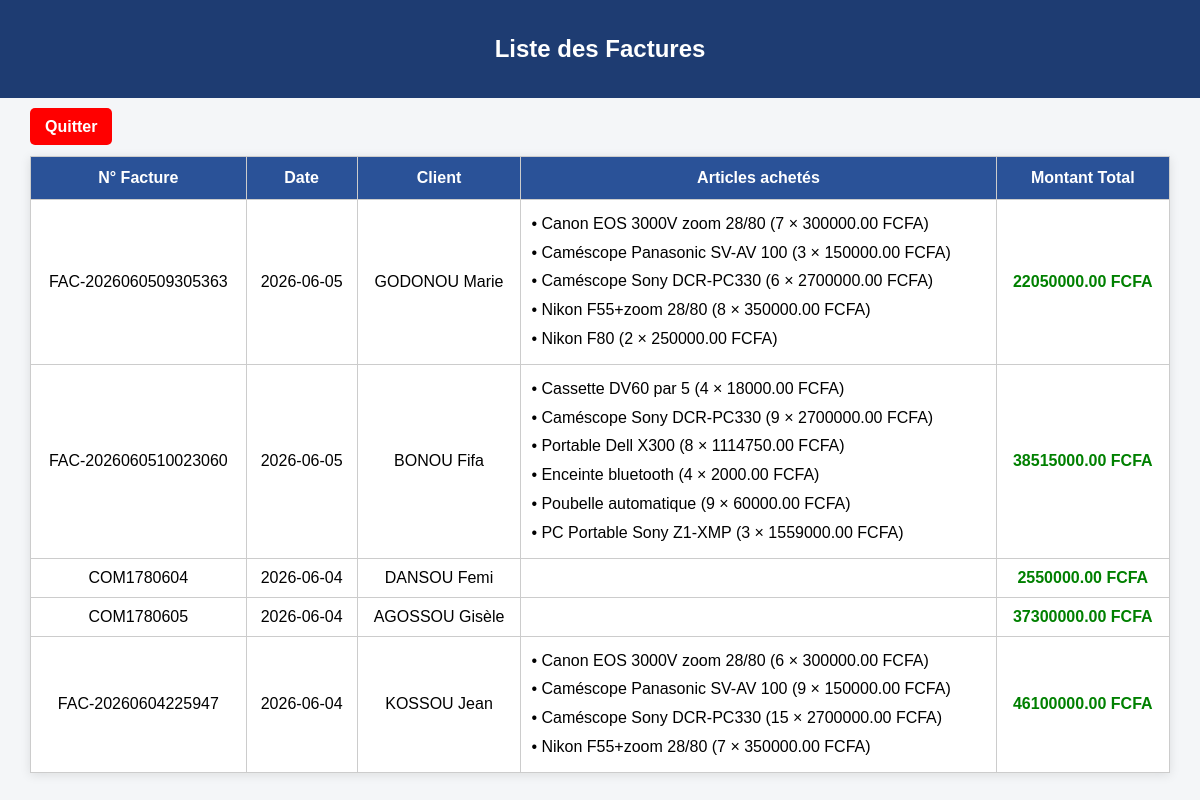
The page /liste_vente.php on the database its author committed.
### tables this page shows
CREATE TABLE `commande` (
  `id_comm` varchar(20) NOT NULL,
  `date_comm` date DEFAULT NULL,
  `id_client` varchar(10) DEFAULT NULL,
  `montant` decimal(10,2) DEFAULT NULL
);

CREATE TABLE `client` (
  `id_client` varchar(10) NOT NULL,
  `nom` varchar(50) DEFAULT NULL,
  `prenom` varchar(50) DEFAULT NULL,
  `age` int(11) DEFAULT NULL,
  `adresse` varchar(100) DEFAULT NULL,
  `ville` varchar(50) DEFAULT NULL,
  `mail` varchar(100) DEFAULT NULL
);

CREATE TABLE `contenir` (
  `id_comm` varchar(20) NOT NULL,
  `id_article` varchar(10) NOT NULL,
  `qte_comm` int(11) DEFAULT NULL
);

CREATE TABLE `article` (
  `id_article` varchar(10) NOT NULL,
  `design` varchar(100) DEFAULT NULL,
  `prix` decimal(10,2) DEFAULT NULL,
  `categorie` varchar(50) DEFAULT NULL
);

### liste_vente.php (the view, shortened to what this page needs)
<?php include 'config.php'; ?>
<!DOCTYPE html>
<html>
<head>
</head>
<body>
<header>
    <h2>Liste des Factures</h2>
</header>
<div class="container">
    <a href="home.php" class="quit">
        Quitter
    </a>
    <table>
        <tr>
            <th>N° Facture</th>
            <th>Date</th>
            <th>Client</th>
            <th>Articles achetés</th>
            <th>Montant Total</th>
        </tr>
        <?php
        $sql = $conn->query("SELECT
            commande.*,
            client.nom,
            client.prenom
        FROM commande
        INNER JOIN client
        ON commande.id_client = client.id_client
        ORDER BY commande.date_comm DESC
        ");
        while($row = $sql->fetch_assoc()){
            $id_comm = $row['id_comm'];
            $articles = "";
            $detail = $conn->query("SELECT
                article.design,
                article.prix,
                contenir.qte_comm
            FROM contenir
            INNER JOIN article
            ON contenir.id_article = article.id_article
            WHERE contenir.id_comm = '$id_comm'
            ");
            while($a = $detail->fetch_assoc()){
                $articles .=
                "• ".$a['design'].
                " (".$a['qte_comm'].
                " × ".$a['prix'].
                " FCFA)<br>";
            }
            echo "
            <tr>
                <td>".$row['id_comm']."</td>
                <td>".$row['date_comm']."</td>
                <td>"
                .$row['nom']." "
                .$row['prenom'].
                "</td>
                <td class='articles'>
                ".$articles."
                </td>
                <td class='montant'>
                ".$row['montant']." FCFA
                </td>
            </tr>
            ";
        }
        ?>
    </table>
</div>
</body>
</html>

### liste_vente.php (style rules this page uses)
body { font-family:Arial, sans-serif; background:#f4f6f8; margin:0; }
header { background:#1e3c72; color:white; padding:15px; text-align:center; }
.container { width:95%; margin:20px auto; }
.quit { background:red; color:white; padding:10px 15px; text-decoration:none; border-radius:5px; font-weight:bold; }
table { width:100%; margin-top:20px; border-collapse:collapse; background:white; box-shadow:0 2px 10px rgba(0,0,0,0.1); }
th { background:#2a5298; color:white; padding:12px; }
td { padding:10px; }
th,td { border:1px solid #ccc; text-align:center; }
.articles { text-align:left; line-height:1.8; }
.montant { font-weight:bold; color:green; }

### rows shown on the page
commande: id_comm "FAC-2026060509305363", date_comm "2026-06-05", id_client.nom "GODONOU", id_client.prenom "Marie", montant "22050000.00"
contenir: id_article.design "Canon EOS 3000V zoom 28/80", qte_comm "7", id_article.prix "300000.00"
contenir: id_article.design "Caméscope Panasonic SV-AV 100", qte_comm "3", id_article.prix "150000.00"
contenir: id_article.design "Caméscope Sony DCR-PC330", qte_comm "6", id_article.prix "2700000.00"
contenir: id_article.design "Nikon F55+zoom 28/80", qte_comm "8", id_article.prix "350000.00"
contenir: id_article.design "Nikon F80", qte_comm "2", id_article.prix "250000.00"
commande: id_comm "FAC-2026060510023060", date_comm "2026-06-05", id_client.nom "BONOU", id_client.prenom "Fifa", montant "38515000.00"
contenir: id_article.design "Cassette DV60 par 5", qte_comm "4", id_article.prix "18000.00"
contenir: id_article.design "Caméscope Sony DCR-PC330", qte_comm "9", id_article.prix "2700000.00"
contenir: id_article.design "Portable Dell X300", qte_comm "8", id_article.prix "1114750.00"
contenir: id_article.design "Enceinte bluetooth", qte_comm "4", id_article.prix "2000.00"
contenir: id_article.design "Poubelle automatique", qte_comm "9", id_article.prix "60000.00"
contenir: id_article.design "PC Portable Sony Z1-XMP", qte_comm "3", id_article.prix "1559000.00"
commande: id_comm "COM1780604", date_comm "2026-06-04", id_client.nom "DANSOU", id_client.prenom "Femi", montant "2550000.00"
commande: id_comm "COM1780605", date_comm "2026-06-04", id_client.nom "AGOSSOU", id_client.prenom "Gisèle", montant "37300000.00"
commande: id_comm "FAC-20260604225947", date_comm "2026-06-04", id_client.nom "KOSSOU", id_client.prenom "Jean", montant "46100000.00"
contenir: id_article.design "Canon EOS 3000V zoom 28/80", qte_comm "6", id_article.prix "300000.00"
contenir: id_article.design "Caméscope Panasonic SV-AV 100", qte_comm "9", id_article.prix "150000.00"
contenir: id_article.design "Caméscope Sony DCR-PC330", qte_comm "15", id_article.prix "2700000.00"
contenir: id_article.design "Nikon F55+zoom 28/80", qte_comm "7", id_article.prix "350000.00"
